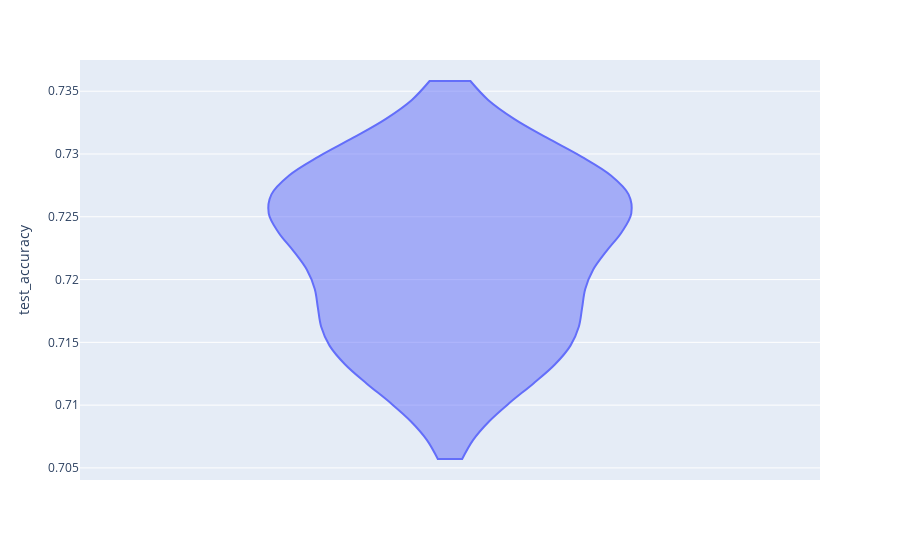

Notebook code for this chart:
### Code cell
df = mean_subtask_metrics.loc['p_covid'].loc['p_covid_sub']
fig = px.violin(df, y="test_accuracy")
fig.show()

### Figure 1 — Plotly figure (JSON) as saved in the notebook; plotly's stock layout.template omitted (floating-point values rounded to 4 significant figures)
{"data": [{"alignmentgroup": "True", "box": {"visible": false}, "hovertemplate": "test_accuracy=%{y}<extra></extra>", "legendgroup": "", "marker": {"color": "#636efa"}, "name": "", "offsetgroup": "", "orientation": "v", "scalegroup": "True", "showlegend": false, "type": "violin", "x0": " ", "xaxis": "x", "y": [0.7259, 0.7267, 0.7264, 0.7161, 0.7149], "y0": " ", "yaxis": "y"}], "layout": {"legend": {"tracegroupgap": 0}, "margin": {"t": 60}, "violinmode": "group", "xaxis": {"anchor": "y", "domain": [0, 1]}, "yaxis": {"anchor": "x", "domain": [0, 1], "title": {"text": "test_accuracy"}}}}
